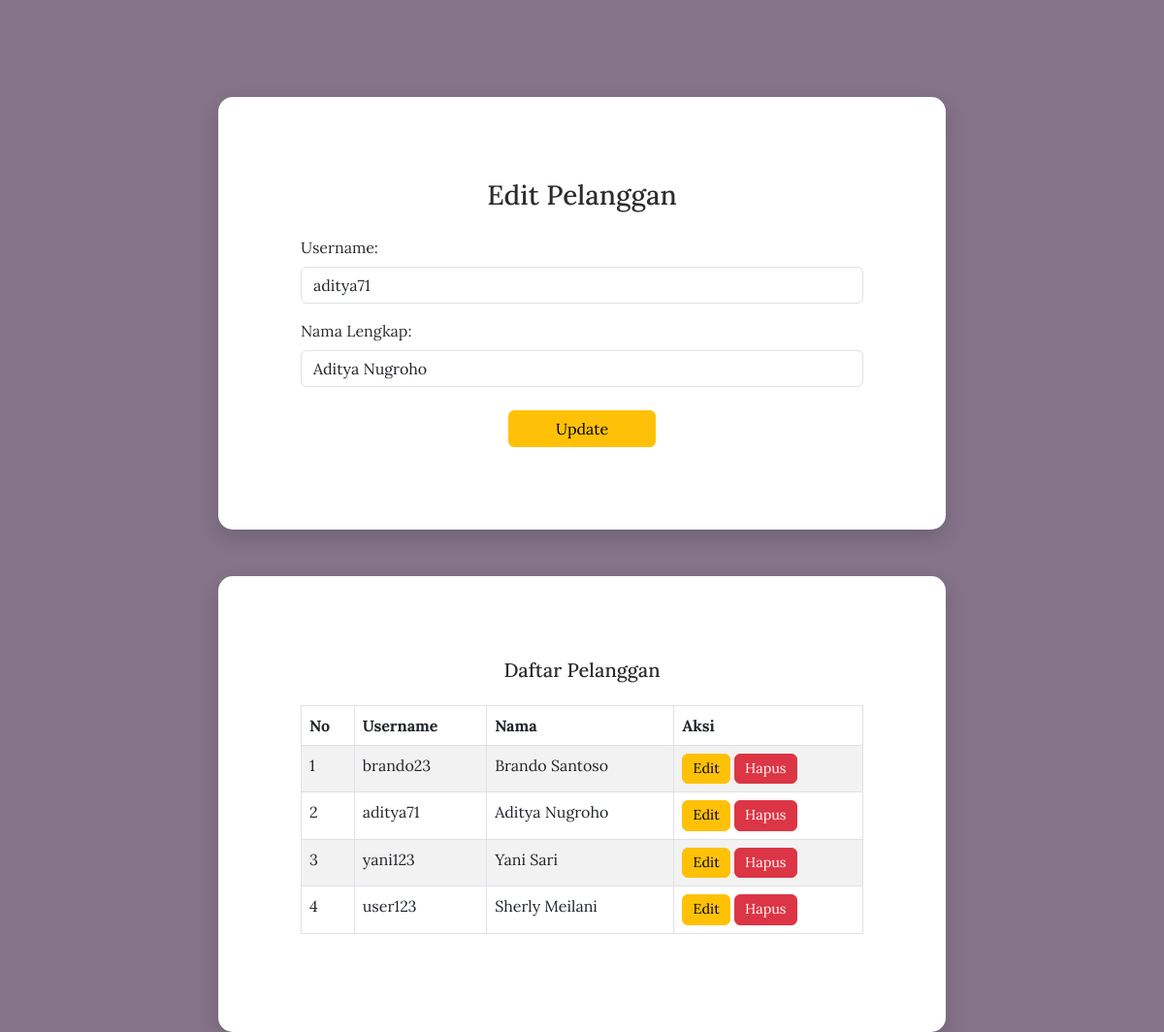
/tambah_pelanggan.php?edit=5 (signed in), run on the app's committed database.
### tables this page shows
CREATE TABLE `pelanggan` (
  `id_pelanggan` int(11) NOT NULL,
  `nama_pelanggan` varchar(100) DEFAULT NULL,
  `alamat` varchar(100) DEFAULT NULL,
  `daya` int(11) DEFAULT NULL,
  `id_user` int(11) DEFAULT NULL
);

CREATE TABLE `user` (
  `id_user` int(11) NOT NULL,
  `username` varchar(50) DEFAULT NULL,
  `password` varchar(255) DEFAULT NULL,
  `id_level` int(11) DEFAULT NULL
);

### tambah_pelanggan.php (the view, shortened to what this page needs)
<?php
include "koneksi.php";
$editMode = false;
$edit_username = "";
$edit_nama = "";
if (isset($_GET['edit'])) {
    $editMode = true;
    $edit_id = $_GET['edit'];
    $q = mysqli_query($koneksi, "SELECT user.username, pelanggan.nama_pelanggan
                                FROM user
                                JOIN pelanggan ON user.id_user = pelanggan.id_user
                                WHERE user.id_user = '$edit_id'");
    $dataEdit = mysqli_fetch_assoc($q);
    $edit_username = $dataEdit['username'];
    $edit_nama     = $dataEdit['nama_pelanggan'];
}
?>
<!DOCTYPE html>
<html lang="id">
<head>
    <link href="https://cdn.jsdelivr.net/npm/bootstrap@5.3.0/dist/css/bootstrap.min.css" rel="stylesheet">
</head>
<body>
<div class="d-flex flex-column justify-content-center align-items-center min-vh-100" style="padding-top: 100px;">
    <div class="form-box mb-5">
        <h3 class="text-center mb-4"><?= $editMode ? 'Edit Pelanggan' : 'Tambah Pelanggan' ?></h3>
        <form method="post">
            <div class="mb-3">
                <label class="form-label">Username:</label>
                <input type="text" name="username" class="form-control" required value="<?= $edit_username ?>">
            </div>
            <div class="mb-4">
                <label class="form-label">Nama Lengkap:</label>
                <input type="text" name="nama_pelanggan" class="form-control" required value="<?= $edit_nama ?>">
            </div>
            <div class="text-center">
                <?php if ($editMode): ?>
                    <button type="submit" name="update" class="btn btn-warning px-5">Update</button>
                <?php else: ?>
                    <button type="submit" name="simpan" class="btn btn-custom px-5">Simpan</button>
                <?php endif; ?>
            </div>
        </form>
    </div>
    <div class="table-box">
        <h5 class="mb-4 text-center">Daftar Pelanggan</h5>
        <table class="table table-bordered table-striped">
            <thead>
                <tr>
                    <th>No</th>
                    <th>Username</th>
                    <th>Nama</th>
                    <th>Aksi</th>
                </tr>
            </thead>
            <tbody>
                <?php
                $data = mysqli_query($koneksi, "
                    SELECT user.id_user, user.username, pelanggan.nama_pelanggan
                    FROM user
                    INNER JOIN pelanggan ON user.id_user = pelanggan.id_user
                    WHERE user.id_level = 2
                    ORDER BY user.id_user DESC
                ");
                $no = 1;
                while ($row = mysqli_fetch_assoc($data)) {
                    echo "<tr>
                            <td>{$no}</td>
                            <td>{$row['username']}</td>
                            <td>{$row['nama_pelanggan']}</td>
                            <td>
                                <a href='?edit={$row['id_user']}' class='btn btn-warning'>Edit</a>
                                <a href='?hapus={$row['id_user']}' class='btn btn-danger' onclick=\"return confirm('Yakin mau hapus pelanggan ini?')\">Hapus</a>
                            </td>
                          </tr>";
                    $no++;
                }
                ?>
            </tbody>
        </table>
    </div>
</div>
</body>
</html>

### tambah_pelanggan.php (style rules this page uses)
body { font-family: 'Lora', serif; background-color: #847389; color: #fff; }
.form-box, .table-box { background-color: #fff; color: #2c2c2c; border-radius: 15px; padding: 85px; box-shadow: 0 8px 20px rgba(0, 0, 0, 0.15); width: 100%; max-width: 750px; }
a.btn-danger, a.btn-warning { font-size: 0.9rem; padding: 4px 10px; }

### data on the page
pelanggan: username "aditya71", nama_pelanggan "Aditya Nugroho", id_user.username "aditya71"
pelanggan: id_user.username "brando23", nama_pelanggan "Brando Santoso"
pelanggan: id_user.username "yani123", nama_pelanggan "Yani Sari"
pelanggan: id_user.username "user123", nama_pelanggan "Sherly Meilani"
